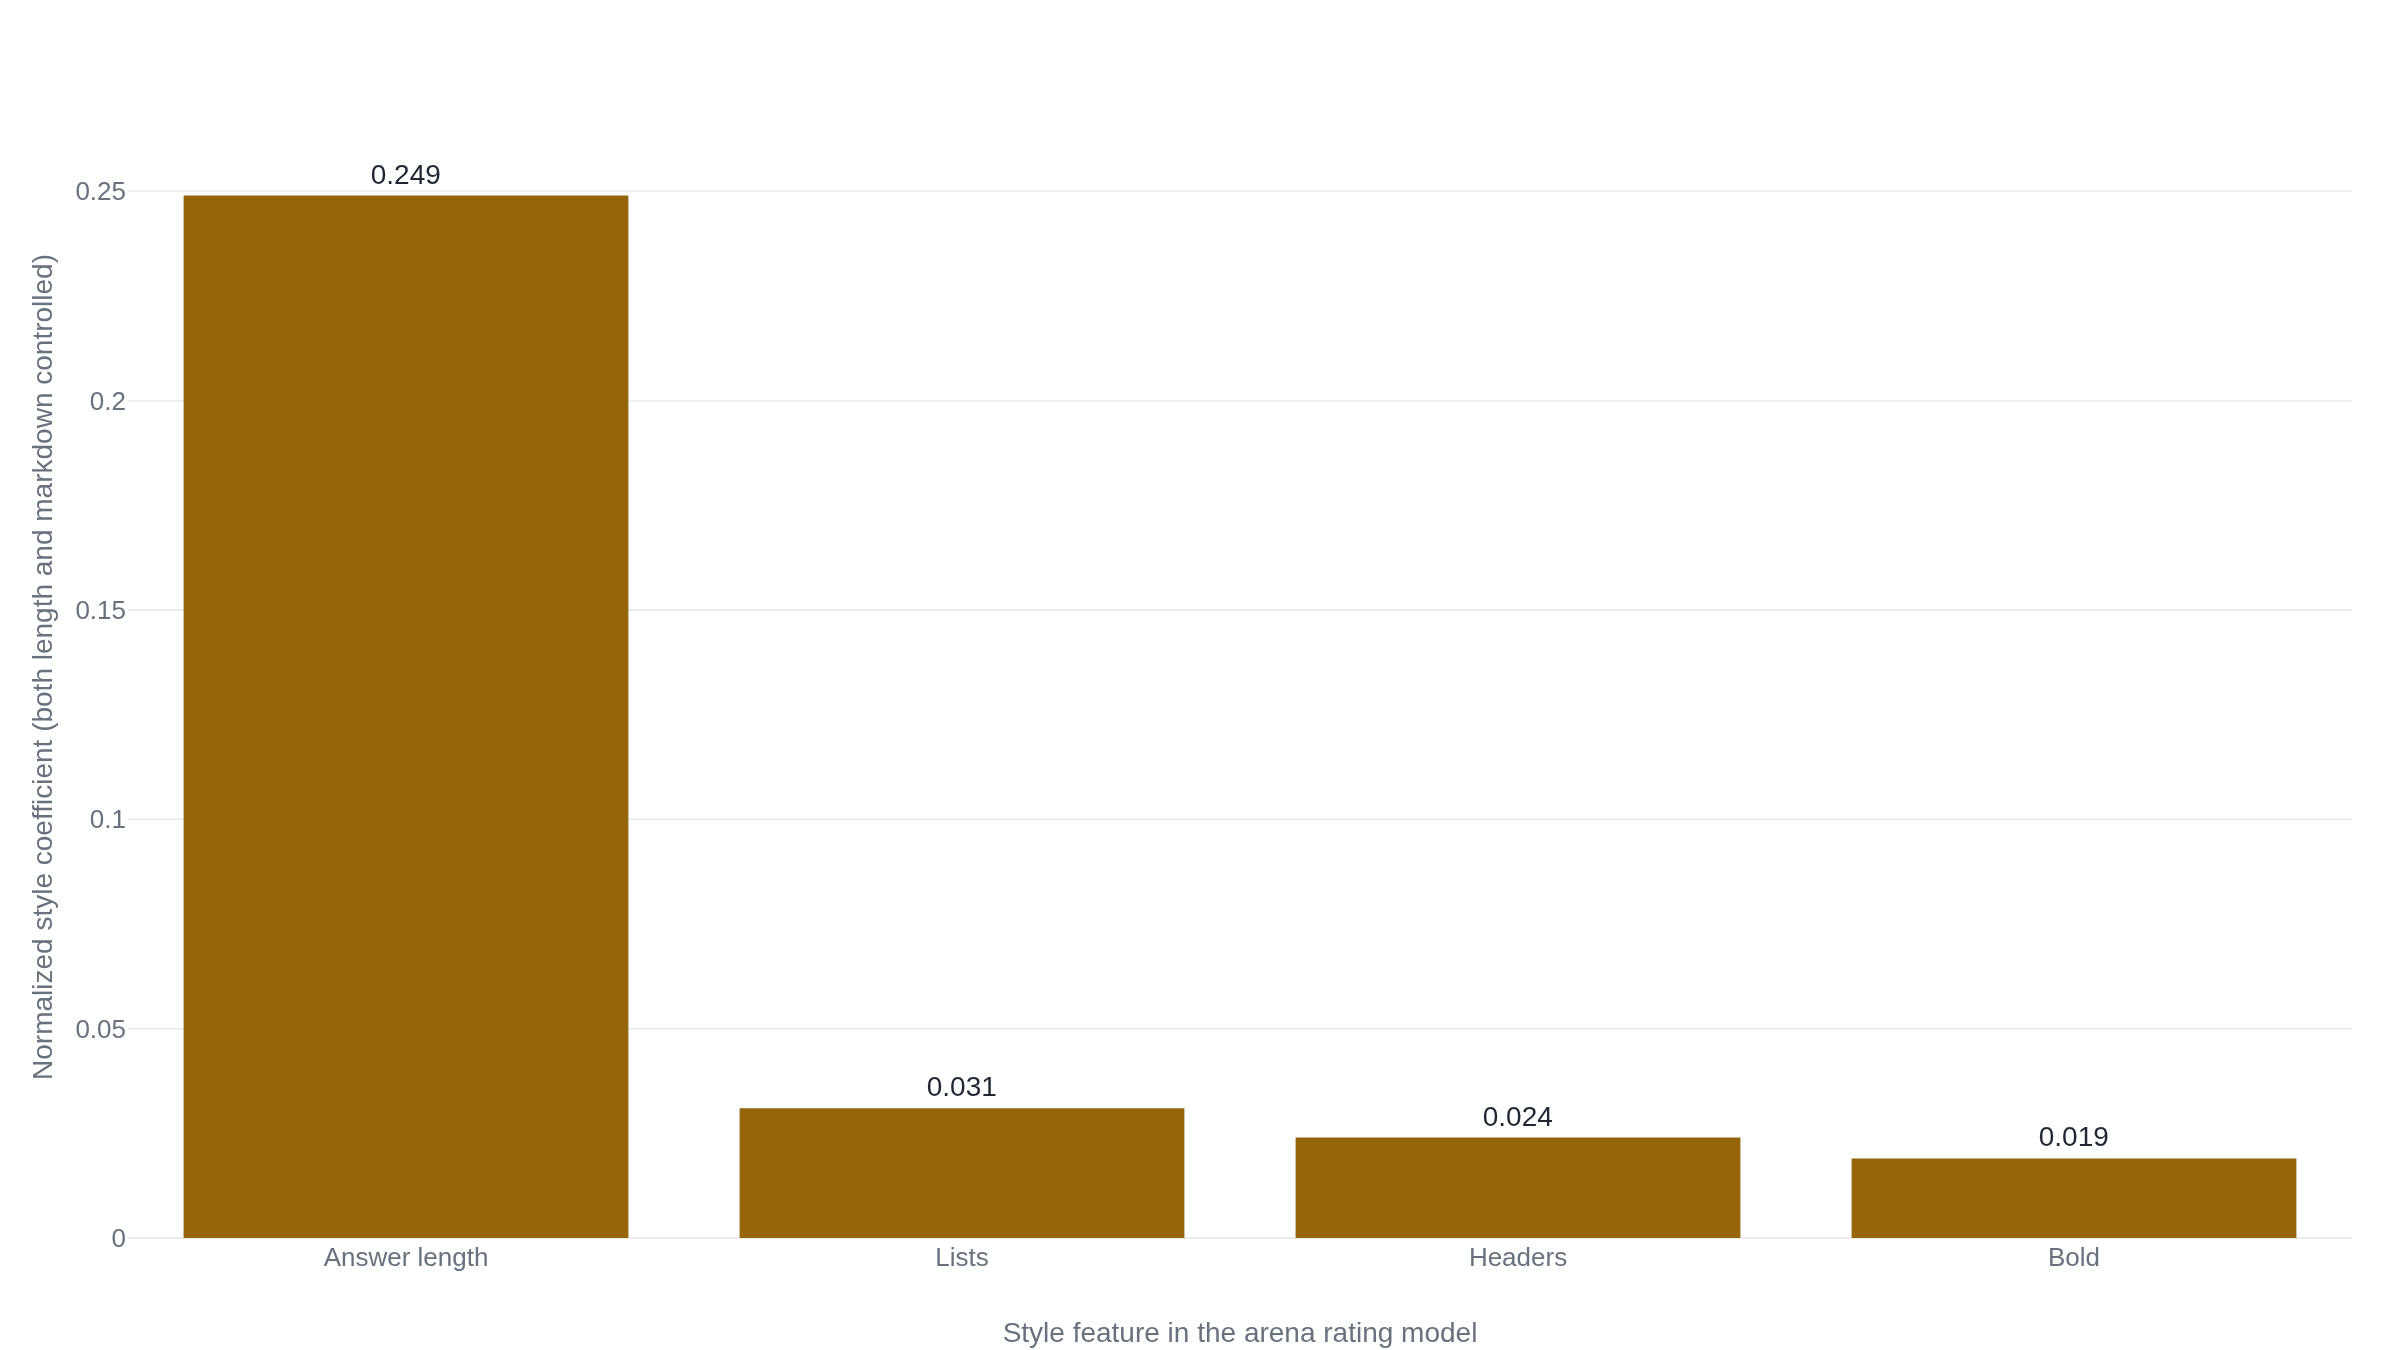

Source code (Python):
import plotly.graph_objects as go

# LMSYS Chatbot Arena style-control coefficients, with BOTH answer length and
# markdown controlled, from the style-control analysis:
#   lmsys.org/blog/2024-08-28-style-control (Results coefficient table).
# The four style features are fit alongside content in the arena rating model;
# the values are normalized, unitless regression coefficients (not win-rate
# percentage points). Length is far the largest; the three markdown features
# are small once length is held fixed. For contrast, when length is left FREE
# and only markdown is controlled, the lists coefficient rises to 0.111 -- the
# entanglement noted in the caption and body, not plotted here.
features = ["Answer length", "Lists", "Headers", "Bold"]
coefficient = [0.249, 0.031, 0.024, 0.019]
labels = ["0.249", "0.031", "0.024", "0.019"]

fig = go.Figure()
fig.add_trace(
    go.Bar(
        x=features,
        y=coefficient,
        text=labels,
        textposition="outside",
        cliponaxis=False,
    )
)
fig.update_layout(
    yaxis_title="Normalized style coefficient (both length and markdown controlled)",
    xaxis_title="Style feature in the arena rating model",
)
